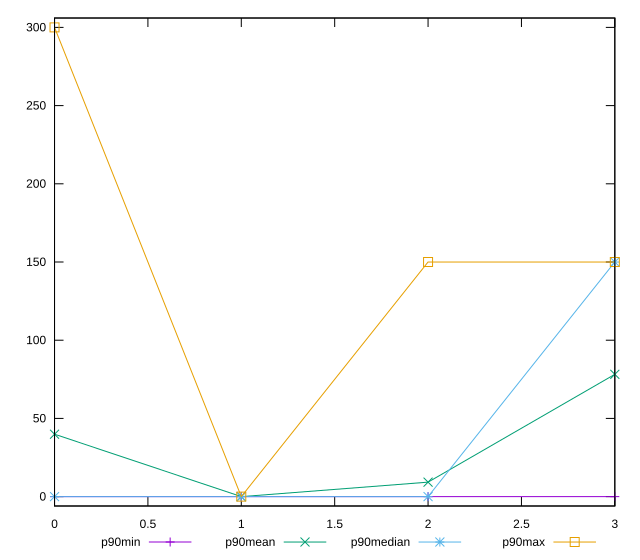

This chart was generated by the following gnuplot code:
reset

$p90Min <<EOF
0 0
1 0
2 0
3 0
EOF

$p90Mean <<EOF
0 39.8936170212766
1 0
2 9.24731182795699
3 78.19148936170212
EOF

$p90Median <<EOF
0 0
1 0
2 0
3 150
EOF

$p90Max <<EOF
0 300
1 0
2 150
3 150
EOF

set key outside below
set xrange [0:3]
set yrange [-6:306]
set trange [-6:306]
set terminal svg size 640, 560 enhanced background rgb 'white'
set output "reports/report_00030_2021-02-24T20-42-31.540Z/unminified-javascript/progression/value.svg"

plot $p90Min title "p90min" with linespoints, \
     $p90Mean title "p90mean" with linespoints, \
     $p90Median title "p90median" with linespoints, \
     $p90Max title "p90max" with linespoints

reset
